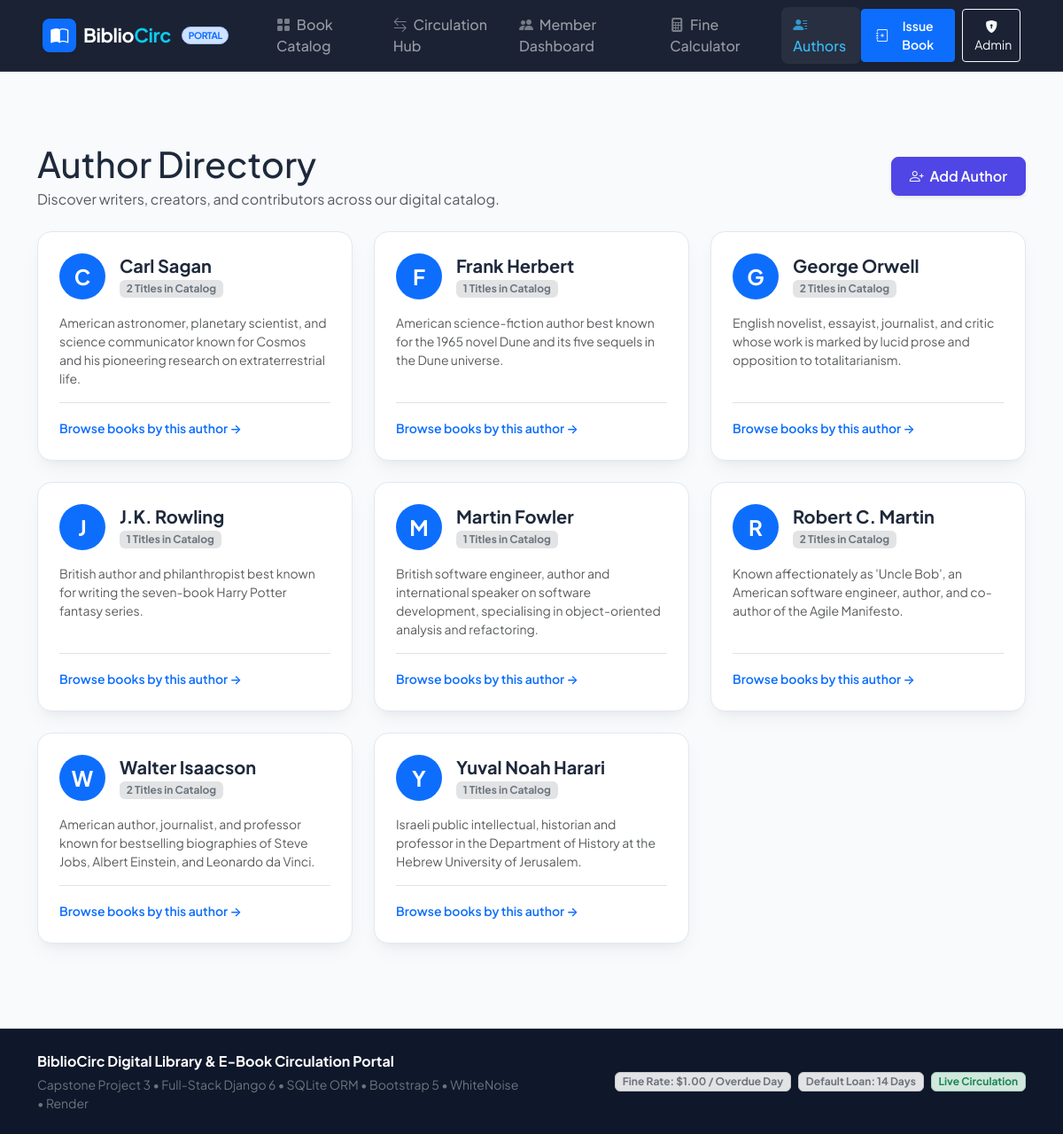
Screenshot of /authors/ with the database file from the repository.
### circulation/models.py (models this page shows, shortened)
class Author(models.Model):
    name = models.CharField(max_length=200, help_text="Full name of the author")
    biography = models.TextField(blank=True, default="", help_text="Brief author biography")
    class Meta:
        ordering = ['name']

### circulation/views.py (the view)
# urls.py: path('authors/', views.author_list, name='author_list'),
def author_list(request):
    authors = Author.objects.annotate(num_books=Count('books')).order_by('name')
    return render(request, 'circulation/author_list.html', {'authors': authors})

### templates/circulation/author_list.html (shortened to what this page needs)
{% extends 'base.html' %}
{% load static %}
{% block content %}
<div class="container my-5">
    <div class="d-flex justify-content-between align-items-center mb-4">
        <div>
            <h1 class="fw-extrabold mb-1">Author Directory</h1>
            <p class="text-muted mb-0">Discover writers, creators, and contributors across our digital catalog.</p>
        </div>
        <a href="{% url 'author_create' %}" class="btn btn-primary-custom fw-semibold shadow-sm">
            <i class="bi bi-person-plus me-1"></i> Add Author
        </a>
    </div>
    <div class="row g-4">
        {% for author in authors %}
            <div class="col-md-6 col-lg-4">
                <div class="app-card p-4 h-100 d-flex flex-column">
                    <div class="d-flex align-items-center gap-3 mb-3">
                        <div class="bg-primary text-white rounded-circle d-flex align-items-center justify-content-center fw-bold fs-4" style="width: 52px; height: 52px;">
                            {{ author.name|slice:":1" }}
                        </div>
                        <div>
                            <h5 class="fw-bold mb-0">{{ author.name }}</h5>
                            <span class="badge bg-secondary-subtle text-secondary">{{ author.num_books }} Titles in Catalog</span>
                        </div>
                    </div>
                    <p class="text-muted small flex-grow-1">
                        {% if author.biography %}
                            {{ author.biography|truncatewords:28 }}
                        {% else %}
                            No biography available.
                        {% endif %}
                    </p>
                    <div class="pt-3 border-top mt-auto">
                        <a href="{% url 'book_catalog' %}?q={{ author.name }}" class="small fw-semibold text-decoration-none">
                            Browse books by this author &rarr;
                        </a>
                    </div>
                </div>
            </div>
        {% empty %}
            <div class="col-12 py-5 text-center text-muted">
                <h4>No authors found</h4>
                <a href="{% url 'author_create' %}" class="btn btn-primary">Add Author</a>
            </div>
        {% endfor %}
    </div>
</div>
{% endblock %}

### static/css/style.css (style rules this page uses)
:root { --primary-color: #4f46e5; --primary-hover: #4338ca; --primary-light: #eef2ff; --secondary-color: #06b6d4; --accent-color: #8b5cf6; --success-color: #10b981; --warning-color: #f59e0b; --danger-color: #ef4444; --dark-bg: #0f172a; --surface-bg: #ffffff; --body-bg: #f8fafc; --text-main: #1e293b; --text-muted: #64748b; --border-color: #e2e8f0; --card-shadow: 0 10px 25px -5px rgba(15, 23, 42, 0.06), 0 8px 10px -6px rgba(15, 23, 42, 0.04); --card-hover-shadow: 0 20px 30px -10px rgba(79, 70, 229, 0.15), 0 10px 15px -5px rgba(15, 23, 42, 0.05); --glass-bg: rgba(255, 255, 255, 0.85); --radius-lg: 1rem; --radius-md: 0.75rem; }
body { font-family: 'Plus Jakarta Sans', -apple-system, BlinkMacSystemFont, "Segoe UI", Roboto, sans-serif; background-color: var(--body-bg); color: var(--text-main); min-height: 100vh; display: flex; flex-direction: column; }
.app-card { background: var(--surface-bg); border: 1px solid var(--border-color); border-radius: var(--radius-lg); box-shadow: var(--card-shadow); transition: all 0.25s cubic-bezier(0.16, 1, 0.3, 1); overflow: hidden; }
.btn-primary-custom { background-color: var(--primary-color); border-color: var(--primary-color); color: #ffffff; font-weight: 600; border-radius: 0.5rem; padding: 0.55rem 1.25rem; transition: all 0.2s ease; }

### rows the page displays
Author: name "C", name "Carl Sagan", num_books "2", biography "American astronomer, planetary scientist, and science communicator known for Cosmos and his pioneering research on extraterrestrial life."
Author: name "F", name "Frank Herbert", num_books "1", biography "American science-fiction author best known for the 1965 novel Dune and its five sequels in the Dune universe."
Author: name "G", name "George Orwell", num_books "2", biography "English novelist, essayist, journalist, and critic whose work is marked by lucid prose and opposition to totalitarianism."
Author: name "J", name "J.K. Rowling", num_books "1", biography "British author and philanthropist best known for writing the seven-book Harry Potter fantasy series."
Author: name "M", name "Martin Fowler", num_books "1", biography "British software engineer, author and international speaker on software development, specialising in object-oriented analysis and refactoring."
Author: name "R", name "Robert C. Martin", num_books "2", biography "Known affectionately as 'Uncle Bob', an American software engineer, author, and co-author of the Agile Manifesto."
Author: name "W", name "Walter Isaacson", num_books "2", biography "American author, journalist, and professor known for bestselling biographies of Steve Jobs, Albert Einstein, and Leonardo da Vinci."
Author: name "Y", name "Yuval Noah Harari", num_books "1", biography "Israeli public intellectual, historian and professor in the Department of History at the Hebrew University of Jerusalem."
